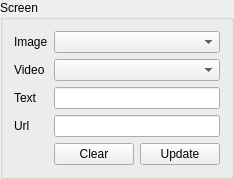
     <widget class="QGroupBox" name="groupBox_2">
      <property name="font">
       <font>
        <pointsize>9</pointsize>
       </font>
      </property>
      <property name="title">
       <string>Screen</string>
      </property>
      <layout class="QGridLayout" name="gridLayout_10">
       <item row="0" column="1">
        <widget class="QLabel" name="label_35">
         <property name="font">
          <font>
           <pointsize>9</pointsize>
          </font>
         </property>
         <property name="text">
          <string>Image</string>
         </property>
        </widget>
       </item>
       <item row="2" column="1">
        <widget class="QLabel" name="label_36">
         <property name="font">
          <font>
           <pointsize>9</pointsize>
          </font>
         </property>
         <property name="text">
          <string>Text</string>
         </property>
        </widget>
       </item>
       <item row="2" column="2" colspan="2">
        <widget class="QLineEdit" name="screen_text">
         <property name="font">
          <font>
           <pointsize>9</pointsize>
          </font>
         </property>
        </widget>
       </item>
       <item row="3" column="1">
        <widget class="QLabel" name="label_37">
         <property name="font">
          <font>
           <pointsize>9</pointsize>
          </font>
         </property>
         <property name="text">
          <string>Url</string>
         </property>
        </widget>
       </item>
       <item row="3" column="2" colspan="2">
        <widget class="QLineEdit" name="screen_url">
         <property name="font">
          <font>
           <pointsize>9</pointsize>
          </font>
         </property>
        </widget>
       </item>
       <item row="4" column="2">
        <widget class="QPushButton" name="screen_clear">
         <property name="font">
          <font>
           <pointsize>9</pointsize>
          </font>
         </property>
         <property name="text">
          <string>Clear</string>
         </property>
        </widget>
       </item>
       <item row="4" column="3">
        <widget class="QPushButton" name="screen_update">
         <property name="font">
          <font>
           <pointsize>9</pointsize>
          </font>
         </property>
         <property name="text">
          <string>Update</string>
         </property>
        </widget>
       </item>
       <item row="1" column="2" colspan="2">
        <widget class="QComboBox" name="screen_video_list">
         <property name="font">
          <font>
           <pointsize>9</pointsize>
          </font>
         </property>
        </widget>
       </item>
       <item row="1" column="1">
        <widget class="QLabel" name="label_38">
         <property name="font">
          <font>
           <pointsize>9</pointsize>
          </font>
         </property>
         <property name="text">
          <string>Video</string>
         </property>
        </widget>
       </item>
       <item row="0" column="2" colspan="2">
        <widget class="QComboBox" name="screen_image_list">
         <property name="font">
          <font>
           <pointsize>9</pointsize>
          </font>
         </property>
        </widget>
       </item>
      </layout>
     </widget>
